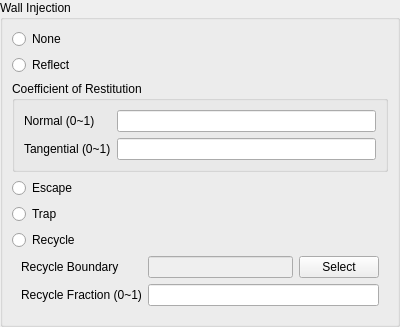
<?xml version="1.0" encoding="UTF-8"?>
<ui version="4.0">
 <class>WallInteractionWidget</class>
 <widget class="QWidget" name="WallInteractionWidget">
  <property name="geometry">
   <rect>
    <x>0</x>
    <y>0</y>
    <width>400</width>
    <height>317</height>
   </rect>
  </property>
  <property name="windowTitle">
   <string>Form</string>
  </property>
  <layout class="QVBoxLayout" name="verticalLayout">
   <property name="leftMargin">
    <number>0</number>
   </property>
   <property name="topMargin">
    <number>0</number>
   </property>
   <property name="rightMargin">
    <number>0</number>
   </property>
   <property name="bottomMargin">
    <number>0</number>
   </property>
   <item>
    <widget class="QGroupBox" name="groupBox">
     <property name="title">
      <string>Wall Injection</string>
     </property>
     <layout class="QVBoxLayout" name="verticalLayout_8">
      <item>
       <widget class="QRadioButton" name="none">
        <property name="text">
         <string>None</string>
        </property>
       </widget>
      </item>
      <item>
       <widget class="QRadioButton" name="reflect">
        <property name="text">
         <string>Reflect</string>
        </property>
       </widget>
      </item>
      <item>
       <widget class="QGroupBox" name="coefficientOfResititution">
        <property name="title">
         <string>Coefficient of Restitution</string>
        </property>
        <layout class="QFormLayout" name="formLayout">
         <item row="0" column="0">
          <widget class="QLabel" name="label">
           <property name="text">
            <string>Normal (0~1)</string>
           </property>
          </widget>
         </item>
         <item row="0" column="1">
          <widget class="BatchableFloatEdit" name="normal">
           <property name="sizePolicy">
            <sizepolicy hsizetype="Expanding" vsizetype="Fixed">
             <horstretch>0</horstretch>
             <verstretch>0</verstretch>
            </sizepolicy>
           </property>
          </widget>
         </item>
         <item row="1" column="0">
          <widget class="QLabel" name="label_2">
           <property name="text">
            <string>Tangential (0~1)</string>
           </property>
          </widget>
         </item>
         <item row="1" column="1">
          <widget class="BatchableFloatEdit" name="tangential">
           <property name="sizePolicy">
            <sizepolicy hsizetype="Expanding" vsizetype="Fixed">
             <horstretch>0</horstretch>
             <verstretch>0</verstretch>
            </sizepolicy>
           </property>
          </widget>
         </item>
        </layout>
       </widget>
      </item>
      <item>
       <widget class="QRadioButton" name="escape">
        <property name="text">
         <string>Escape</string>
        </property>
       </widget>
      </item>
      <item>
       <widget class="QRadioButton" name="trap">
        <property name="text">
         <string>Trap</string>
        </property>
       </widget>
      </item>
      <item>
       <widget class="QRadioButton" name="recycle">
        <property name="text">
         <string>Recycle</string>
        </property>
       </widget>
      </item>
      <item>
       <widget class="QWidget" name="recycleParameters" native="true">
        <layout class="QFormLayout" name="formLayout_2">
         <property name="topMargin">
          <number>0</number>
         </property>
         <item row="0" column="0">
          <widget class="QLabel" name="label_3">
           <property name="text">
            <string>Recycle Boundary</string>
           </property>
          </widget>
         </item>
         <item row="1" column="0">
          <widget class="QLabel" name="label_4">
           <property name="text">
            <string>Recycle Fraction (0~1)</string>
           </property>
          </widget>
         </item>
         <item row="1" column="1">
          <widget class="BatchableFloatEdit" name="recycleFraction">
           <property name="sizePolicy">
            <sizepolicy hsizetype="Expanding" vsizetype="Fixed">
             <horstretch>0</horstretch>
             <verstretch>0</verstretch>
            </sizepolicy>
           </property>
          </widget>
         </item>
         <item row="0" column="1">
          <layout class="QHBoxLayout" name="horizontalLayout_4">
           <item>
            <widget class="QLineEdit" name="recycleBoundary">
             <property name="enabled">
              <bool>false</bool>
             </property>
            </widget>
           </item>
           <item>
            <widget class="QPushButton" name="selectBoundary">
             <property name="text">
              <string>Select</string>
             </property>
            </widget>
           </item>
          </layout>
         </item>
        </layout>
       </widget>
      </item>
     </layout>
    </widget>
   </item>
  </layout>
 </widget>
 <customwidgets>
  <customwidget>
   <class>BatchableFloatEdit</class>
   <extends>QLineEdit</extends>
   <header>baramFlow.view.widgets.batchable_float_edit</header>
  </customwidget>
 </customwidgets>
 <resources/>
 <connections/>
</ui>
